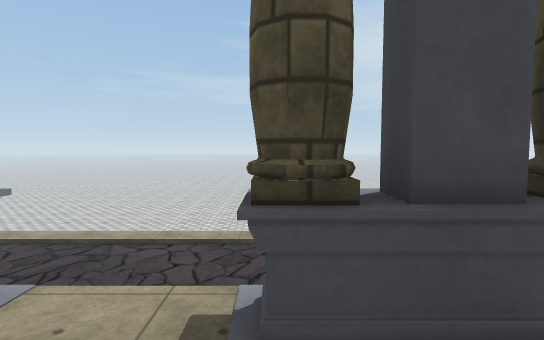
view 1 (above)

24 first-person views from a walk through a Unity game level. The camera is 1.4 m above the floor, tilts 4° down and sees 80° across. The floor is counted in squares, 1 m on a side. Each view is taken from the middle of a square. On the plan, view 1 faces up. The plan holds only what a view shows up to about 15 squares ahead; the rest is blank. The place goes on beyond the plan. Some surface patterns are stand-ins.

view 2
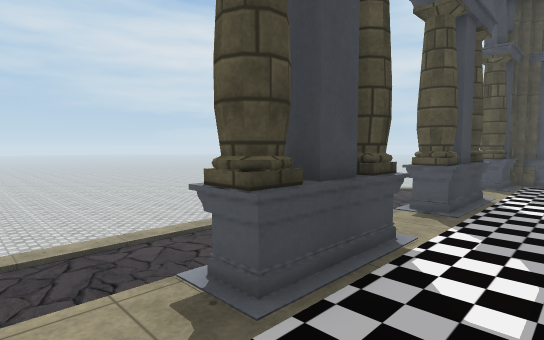

view 3
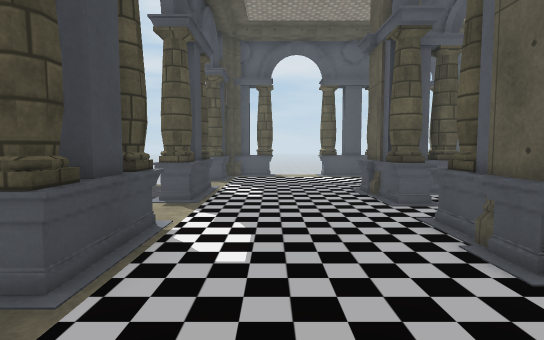

view 4
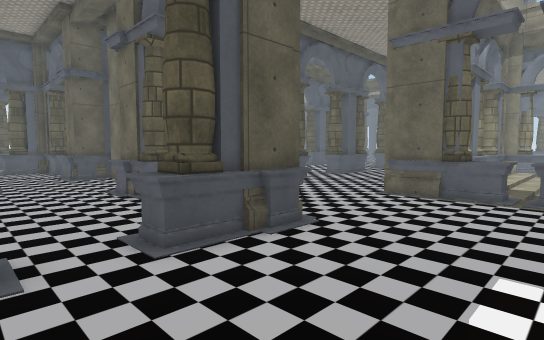

view 5
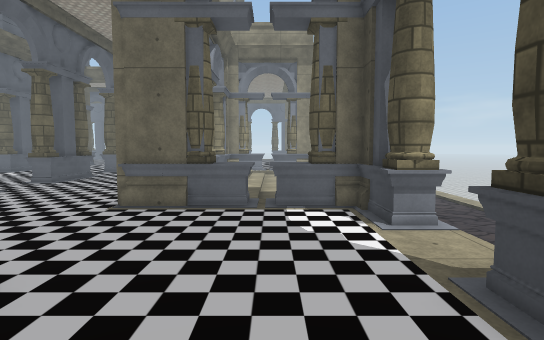

view 6
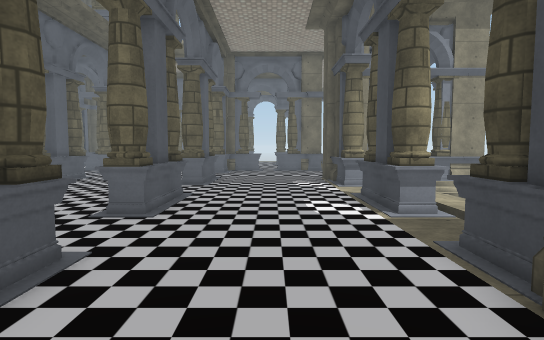

view 7
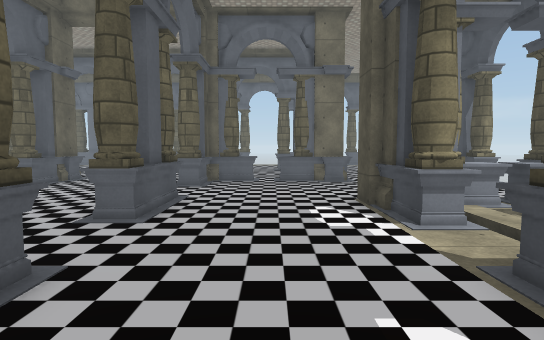

view 8
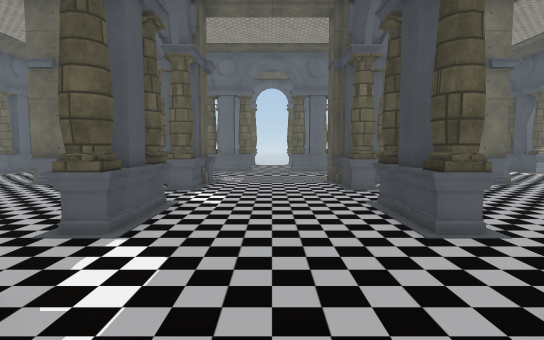

view 9
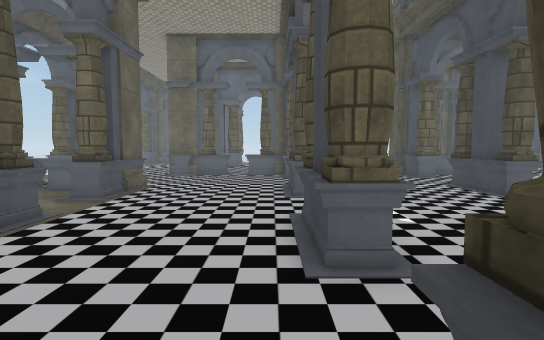

view 10
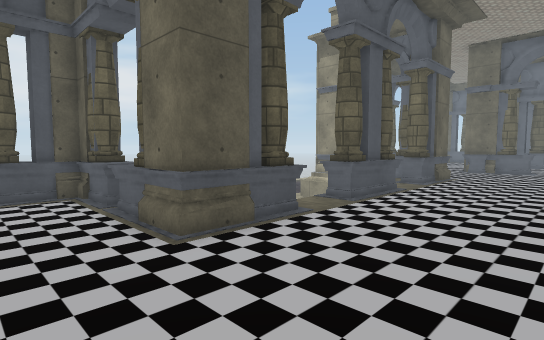

view 11
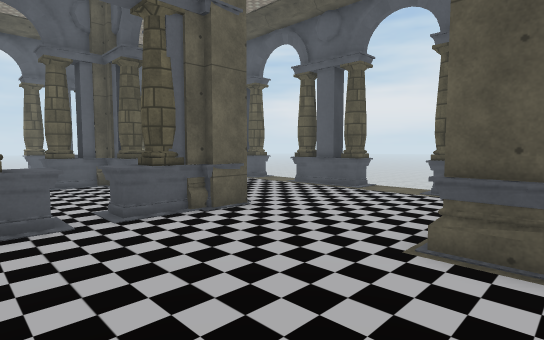

view 12
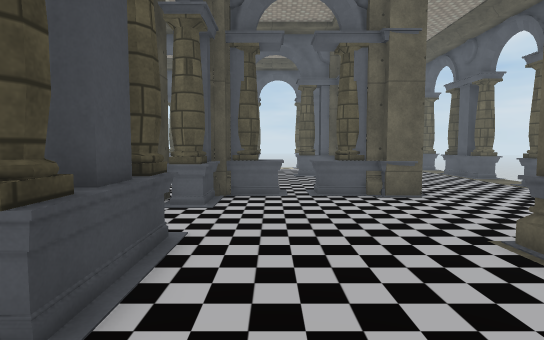

view 13
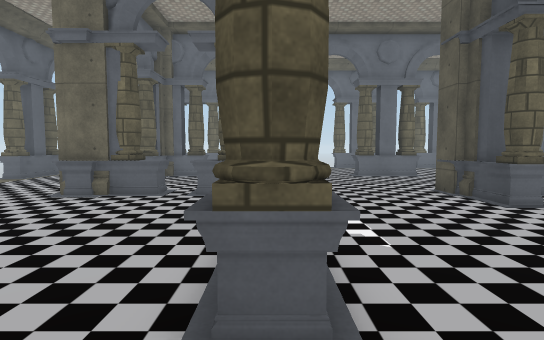

view 14
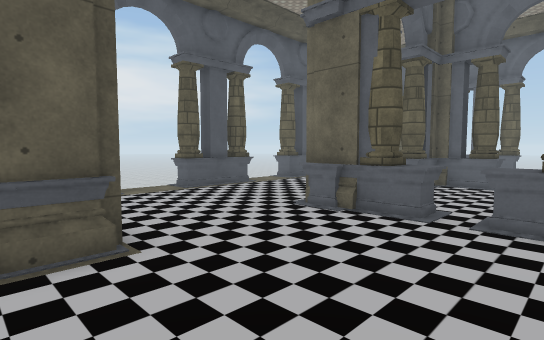

view 15
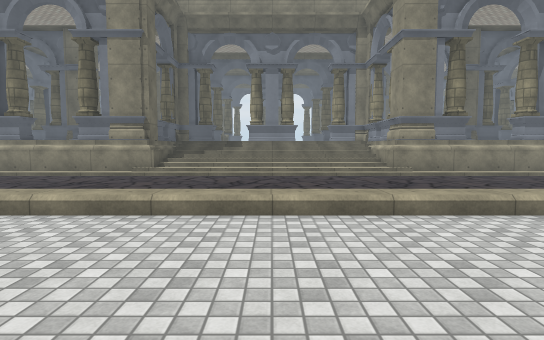

view 16
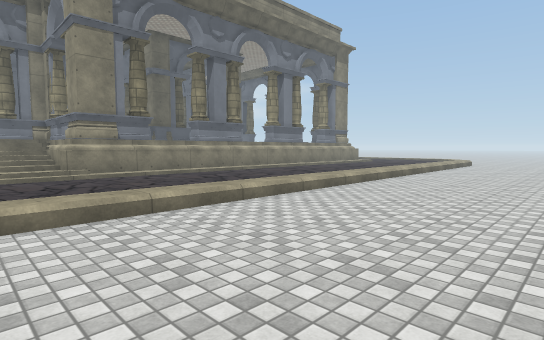

view 17
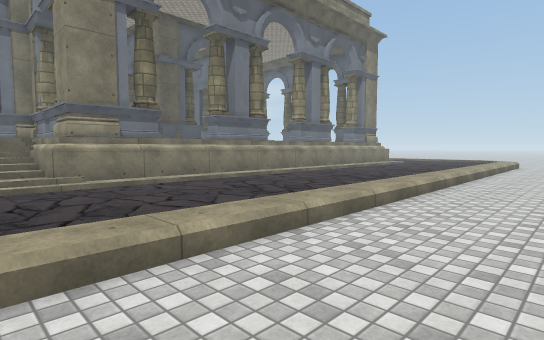

view 18
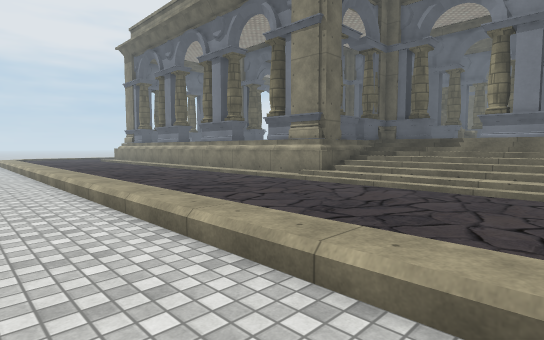

view 19
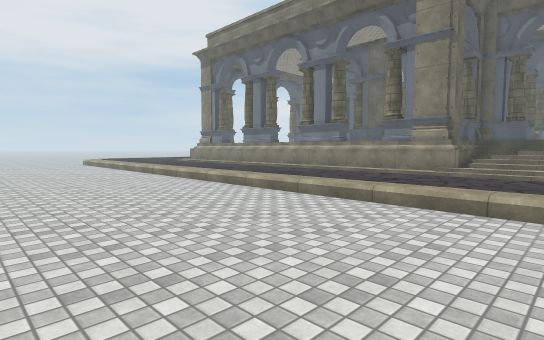

view 20
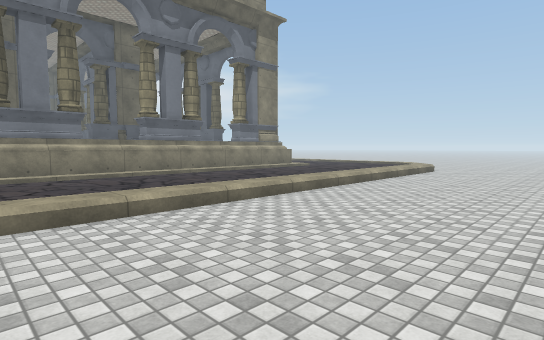

view 21
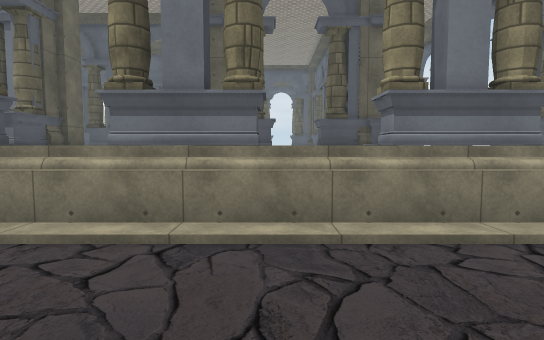

view 22
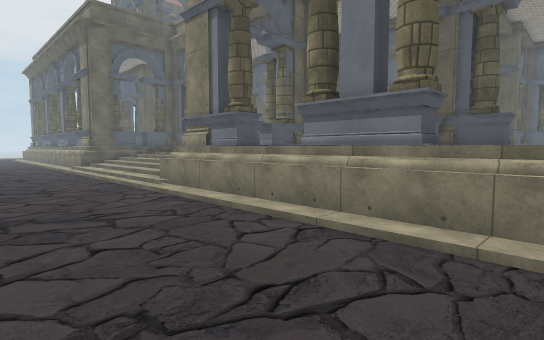

view 23
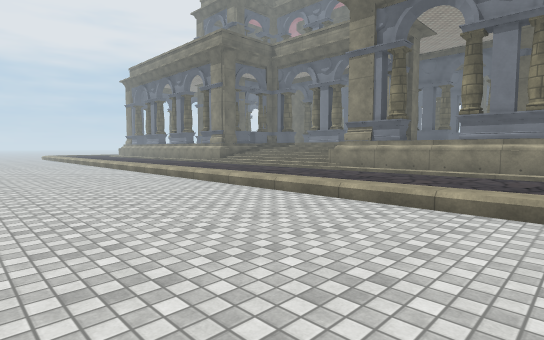

view 24
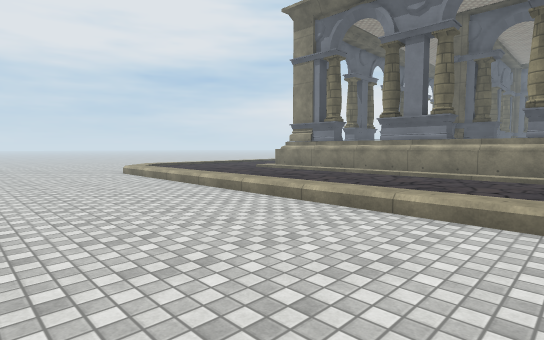

### Floor plan
Key: @ floor where view 1 was taken; # wall or solid block; . main floor; - floor 1.25 m lower than the main floor; _ floor 1.5 m lower than the main floor; < floor 1.75 m lower than the main floor; / step, stairs or slope; = window, fence, low wall or low ledge; ^ raised ledge; v drop or lower ground; C column; O other object.
Columns run from 28 left of view 1 to 7 right of it. Each row starts with its distance up from view 1.
 18   <  <<<<         <  <<<<   <<
 17  <<<<<<<<<<<<<<<<<  <<<<<<<<<<<<<<<<
 16 <<<<<<<<<<<<<<<<<<<<<<<<<<<<<<<<<<<<
 15 <<<<<<<<<<<<<<<<<<<<<<<<<<<<<<<<<<<<
 14 <<<<<<<<<<<<<<<<<<<<<<<<<<<<<<<<<<<<
 13 <<<<<<<<<<<<<<<<<<<<<<<<<<<<<<<<<<<<
 12 <<<<<<<<<<<<<<<<<<<<<<<<<<<<<<<<<<<<
 11 <<<<<<<<<<<<<<<<<<<<<<<<<<<<<<<<<<<<
 10 ------------------------------------
  9 ____________________________________
  8 ____________________________________
  7 ____________________________________
  6 ____________________________________
  5 _____________________________ ______
  4 ------------///////////------ ------
  3 ##/#C##//####/////////####//##C#/#CC
  2 C# #C#C  C##//////////###C..C#C#.#CC
  1            C/// ///////C............
  0            ^///////////^....@.......
 -1      .     C///////////C............
 -2      ..    C/// //// / C............
 -3 #C ####... ##C..C#C..C##....####.C##
 -4 ## ####.....................   #.###
 -5      C#....................   .....#
 -6      ^....................    ...  #
 -7      C#.................     C...
 -8 ..   C#.................     C...
 -9 .... ##CC.C##C..C#C..C#      #...
-10 .....................        #...
-11 ...................          ....
-12 ................. .          ....
-13   .................         /....
-14    ..=.............         /=...
-15      ##CC.C##C..C#C..C##C.. ##..
-16      C#.....................#C..
-17     .C#.....................#C...
-18 .....^.......................^.....#
-19 .....C#.....................#C.....#
-20 ##   ##.....................##   ###
-21  C   ##....##C..C#C..C##....#    C
-22     .......C##v    v   C.......
-23    ........^^          C.........
-24  ......... ^           ^...........
-25 ..........             C...........
-26 C#.#C#C..O             ##C..C#C#.#C
-27  #/ C##//               ##//#CC /#C

Positions as (right, up) in squares from view 1, and headings:
1: (0, 0), facing up
2: (-2, 0), facing up-right
3: (-3, 0), facing right
4: (5, 1), facing down-left
5: (3, 0), facing left
6: (-3, -6), facing left
7: (-9, -6), facing left
8: (-10, -12), facing left
9: (-6, -16), facing left
10: (-2, -16), facing down-left
11: (-6, -16), facing down-right
12: (-9, -17), facing right
13: (-13, -15), facing left
14: (-16, -16), facing down-left
15: (-11, 17), facing down
16: (-13, 17), facing down-left
17: (-14, 14), facing down-left
18: (-13, 13), facing down-right
19: (-10, 18), facing down-right
20: (-21, 17), facing down-left
21: (-25, 9), facing down
22: (-27, 9), facing down-right
23: (-26, 18), facing down-right
24: (1, 17), facing down-right
